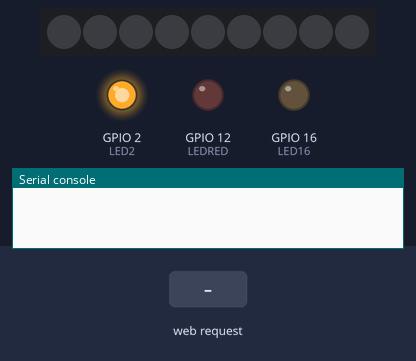
Simulated run of this program. Board: ESP8266 board running MicroPython. On the bench: 9 RGB LEDs in strip order, left to right, output pins drawn as LEDs (lit = HIGH, except the on-board LED, lit = LOW), the last lines printed to the serial console. The test bench sets the inputs (shaded band).

Above: at 1.2 s.
1.3 s: HTTP request GET /?NEO=NEO received
At 1.45 s:
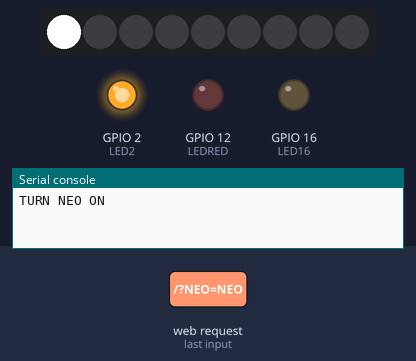
3.7 s: HTTP request GET /?LED=OFF16 received
At 5.5 s:
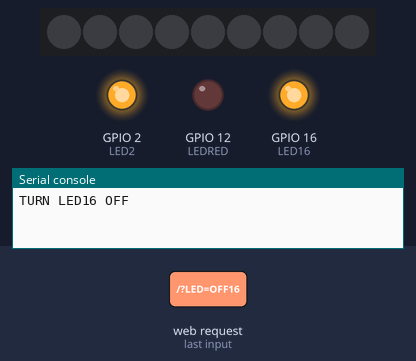
6.0 s: HTTP request GET /?LED=ONRED received
At 6.9 s:
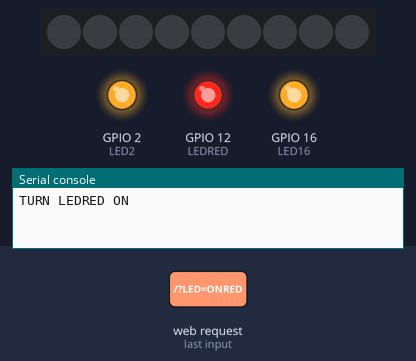
7.5 s: HTTP request GET /?LED=ON16 received
At 8.1 s:
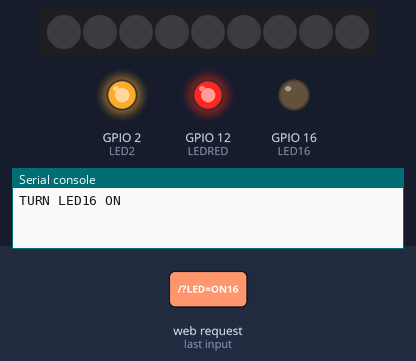
9.0 s: HTTP request GET /?LED=OFF2 received
At 10.2 s:
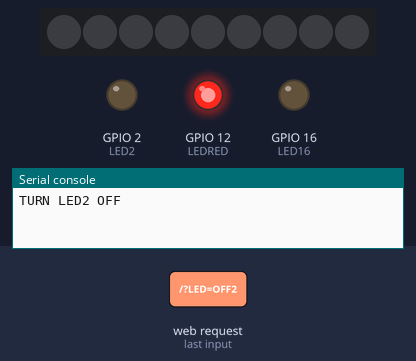
10.5 s: HTTP request GET /?LED=OFFRED received
At 11.5 s:
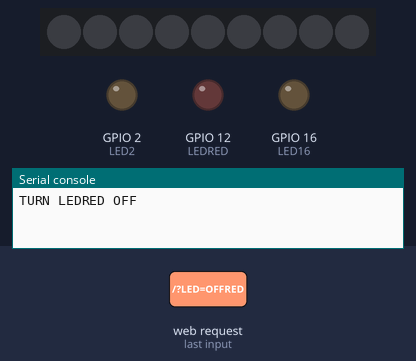
Timing chart, 0 to 13.0 s (numbered marks = the images above; inputs shaded):
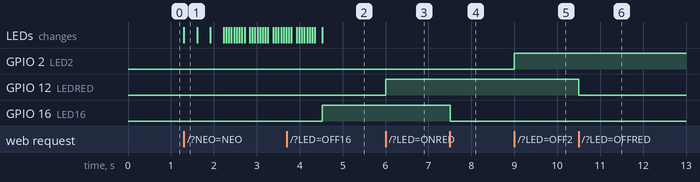

Measured:
- after the input at 1.3 s, the LEDs: change at once (image 1)
- after the input at 3.7 s, GPIO 16 (LED16): LOW → HIGH after 0.83 s
- after the input at 6.0 s, GPIO 12 (LEDRED): LOW → HIGH at once
- after the input at 7.5 s, GPIO 16 (LED16): HIGH → LOW at once
- after the input at 9.0 s, GPIO 2 (LED2): LOW → HIGH at once
- after the input at 10.5 s, GPIO 12 (LEDRED): HIGH → LOW at once

The program:

web.py
```python
import socket
import machine
import machine, neopixel
import time


#HTML to send to browsers
html = """<!DOCTYPE html>
<html>
<head> <title>ESP8266 LED ON/OFF</title> </head>
<center><h2>Webserver to LED's</h2>
<form>
LED16:
<button name="LED" value="ON16" type="submit">LED ON</button>
<button name="LED" value="OFF16" type="submit">LED OFF</button><br><br>
LED2:
<button name="LED" value="ON2" type="submit">LED ON</button>
<button name="LED" value="OFF2" type="submit">LED OFF</button><br><br>
NEO:
<button name="NEO" value="NEO" type="submit">NEO SHOW</button><br><br>
LEDRED:
<button name="LED" value="ONRED" type="submit">LED ON</button>
<button name="LED" value="OFFRED" type="submit">LED OFF</button>
</form>
</html>
"""

#Setup PINS
LED16 = machine.Pin(16, machine.Pin.OUT)
LED2 = machine.Pin(2, machine.Pin.OUT)
LEDRED = machine.Pin(12, machine.Pin.OUT)
np = neopixel.NeoPixel(machine.Pin(4), 9)


def demo(np):
    n = np.n

    # cycle
    for i in range(4 * n):
        for j in range(n):
            np[j] = (0, 0, 0)
        np[i % n] = (255, 255, 255)
        np.write()
        time.sleep_ms(25)

    # bounce
    for i in range(4 * n):
        for j in range(n):
            np[j] = (0, 0, 128)
        if (i // n) % 2 == 0:
            np[i % n] = (0, 0, 0)
        else:
            np[n - 1 - (i % n)] = (0, 0, 0)
        np.write()
        time.sleep_ms(60)

    # fade in/out
    for i in range(0, 4 * 256, 8):
        for j in range(n):
            if (i // 256) % 2 == 0:
                val = i & 0xff
            else:
                val = 255 - (i & 0xff)
            np[j] = (val, 0, 0)
        np.write()

    # clear
    for i in range(n):
        np[i] = (0, 0, 0)
    np.write()


#Setup Socket WebServer
s = socket.socket(socket.AF_INET, socket.SOCK_STREAM)
s.bind(('', 80))
s.listen(5)
while True:
    conn, addr = s.accept()
    print("Got a connection from %s" % str(addr))
    request = conn.recv(1024)
    print("Content = %s" % str(request))
    request = str(request)
    LEDON16 = request.find('/?LED=ON16')
    LEDOFF16 = request.find('/?LED=OFF16')
    LEDON2 = request.find('/?LED=ON2')
    LEDOFF2 = request.find('/?LED=OFF2')
    LEDONRED = request.find('/?LED=ONRED')
    LEDOFFRED = request.find('/?LED=OFFRED')
    NEO = request.find('/?NEO=NEO')

    #print("Data: " + str(LEDON0))
    #print("Data2: " + str(LEDOFF0))
    if LEDON16 == 6:
        print('TURN LED16 ON')
        LED16.off()
    if LEDOFF16 == 6:
        print('TURN LED16 OFF')
        LED16.on()
    if LEDON2 == 6:
        print('TURN LED2 ON')
        LED2.off()
    if LEDOFF2 == 6:
        print('TURN LED2 OFF')
        LED2.on()
    if LEDONRED == 6:
        print('TURN LEDRED ON')
        LEDRED.on()
    if LEDOFFRED == 6:
        print('TURN LEDRED OFF')
        LEDRED.off()
    if NEO == 6:
        print('TURN NEO ON')
        demo(np)
    response = html
    conn.send(response)
    conn.close()
```
